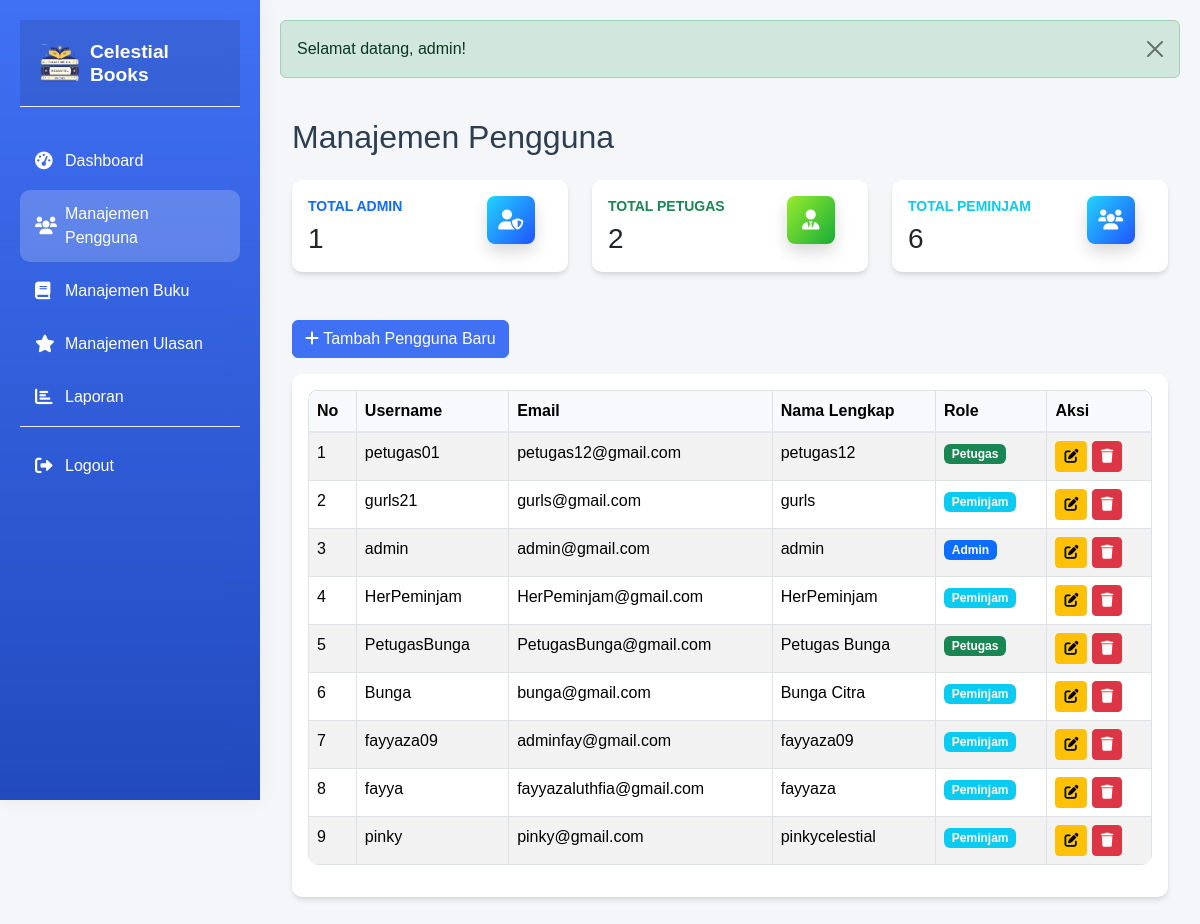
The app's page /modules/admin/users/index.php (signed in) with its own data.
### tables this page shows
CREATE TABLE `users` (
  `id` int(11) NOT NULL,
  `username` varchar(255) NOT NULL,
  `email` varchar(255) NOT NULL,
  `password` varchar(255) NOT NULL,
  `nama_lengkap` varchar(255) NOT NULL,
  `alamat` text DEFAULT NULL,
  `no_telepon` varchar(15) DEFAULT NULL,
  `role` enum('admin','petugas','peminjam') NOT NULL,
  `created_at` timestamp NOT NULL DEFAULT current_timestamp(),
  `updated_at` timestamp NOT NULL DEFAULT current_timestamp() ON UPDATE current_timestamp(),
  `reset_token` varchar(64) DEFAULT NULL,
  `reset_expires` datetime DEFAULT NULL
);

### modules/admin/users/index.php (the view, shortened to what this page needs)
<?php
$database = new Database();
$conn = $database->getConnection();
$query = "SELECT * FROM users ORDER BY created_at DESC";
$stmt = $conn->prepare($query);
$stmt->execute();
$users = $stmt->fetchAll(PDO::FETCH_ASSOC);
$admin_count = 0;
$petugas_count = 0;
$peminjam_count = 0;
foreach ($users as $user) {
    switch ($user['role']) {
        case 'admin':
            $admin_count++;
            break;
        case 'petugas':
            $petugas_count++;
            break;
        case 'peminjam':
            $peminjam_count++;
            break;
    }
}
?>
<?php include('../../../includes/header.php'); ?>
<div class="container-fluid py-4">
    <div class="row mb-4">
        <div class="col-md-12">
            <h2 class="mb-4">Manajemen Pengguna</h2>
            <div class="row">
                <div class="col-xl-4 col-sm-6 mb-4">
                    <div class="card">
                        <div class="card-body p-3">
                            <div class="row">
                                <div class="col-8">
                                    <div class="numbers">
                                        <p class="text-sm mb-0 text-uppercase font-weight-bold text-primary">Total Admin</p>
                                        <h5 class="font-weight-bolder mb-0">
                                            <?php echo $admin_count; ?>
                                        </h5>
                                    </div>
                                </div>
                                <div class="col-4 text-end">
                                    <div class="icon icon-shape bg-gradient-primary shadow text-center border-radius-md">
                                        <i class="fas fa-user-shield text-lg opacity-10" aria-hidden="true"></i>
                                    </div>
                                </div>
                            </div>
                        </div>
                    </div>
                </div>
                <div class="col-xl-4 col-sm-6 mb-4">
                    <div class="card">
                        <div class="card-body p-3">
                            <div class="row">
                                <div class="col-8">
                                    <div class="numbers">
                                        <p class="text-sm mb-0 text-uppercase font-weight-bold text-success">Total Petugas</p>
                                        <h5 class="font-weight-bolder mb-0">
                                            <?php echo $petugas_count; ?>
                                        </h5>
                                    </div>
                                </div>
                                <div class="col-4 text-end">
                                    <div class="icon icon-shape bg-gradient-success shadow text-center border-radius-md">
                                        <i class="fas fa-user-tie text-lg opacity-10" aria-hidden="true"></i>
                                    </div>
                                </div>
                            </div>
                        </div>
                    </div>
                </div>
                <div class="col-xl-4 col-sm-6 mb-4">
                    <div class="card">
                        <div class="card-body p-3">
                            <div class="row">
                                <div class="col-8">
                                    <div class="numbers">
                                        <p class="text-sm mb-0 text-uppercase font-weight-bold text-info">Total Peminjam</p>
                                        <h5 class="font-weight-bolder mb-0">
                                            <?php echo $peminjam_count; ?>
                                        </h5>
                                    </div>
                                </div>
                                <div class="col-4 text-end">
                                    <div class="icon icon-shape bg-gradient-info shadow text-center border-radius-md">
                                        <i class="fas fa-users text-lg opacity-10" aria-hidden="true"></i>
                                    </div>
                                </div>
                            </div>
                        </div>
                    </div>
                </div>
            </div>
        </div>
    </div>
    <div class="mb-3">
        <a href="create.php" class="btn btn-primary">
            <i class="fas fa-plus"></i> Tambah Pengguna Baru
        </a>
    </div>
    <div class="card">
        <div class="card-body">
            <div class="table-responsive">
                <table class="table table-bordered table-striped">
                    <thead>
                        <tr>
                            <th>No</th>
                            <th>Username</th>
                            <th>Email</th>
                            <th>Nama Lengkap</th>
                            <th>Role</th>
                            <th>Aksi</th>
                        </tr>
                    </thead>
                    <tbody>
                        <?php $no = 1;
                        foreach ($users as $user): ?>
                            <tr>
                                <td><?php echo $no++; ?></td>
                                <td><?php echo htmlspecialchars($user['username']); ?></td>
                                <td><?php echo htmlspecialchars($user['email']); ?></td>
                                <td><?php echo htmlspecialchars($user['nama_lengkap']); ?></td>
                                <td>
                                    <span class="badge <?php
                                                    echo $user['role'] === 'admin' ? 'bg-primary' : ($user['role'] === 'petugas' ? 'bg-success' : 'bg-info');
                                                    ?>">
                                        <?php echo ucfirst($user['role']); ?>
                                    </span>
                                </td>
                                <td>
                                    <a href="edit.php?id=<?php echo $user['id']; ?>" class="btn btn-sm btn-warning">
                                        <i class="fas fa-edit"></i>
                                    </a>
                                    <button type="button" class="btn btn-sm btn-danger" onclick="confirmDelete(<?php echo $user['id']; ?>)">
                                        <i class="fas fa-trash"></i>
                                    </button>
                                </td>
                            </tr>
                        <?php endforeach; ?>
                    </tbody>
                </table>
            </div>
        </div>
    </div>
</div>
<?php include('../../../includes/footer.php'); ?>

### assets/css/style.css (style rules this page uses)
:root { --primary-color: #4070f4; --secondary-color: #0c134f; --success-color: #1cc88a; --info-color: #36b9cc; --warning-color: #f6c23e; --danger-color: #e74a3b; --white-color: #ffffff; --light-color: #f8f9fc; --dark-color: #5a5c69; --text-color: #333333; --text-light: #7f8c8d; --text-dark: #2c3e50; --sidebar-width: 260px; --header-height: 60px; --transition-speed: 0.3s; }
body { font-family: 'Nunito', sans-serif; background-color: #f5f6fa; color: var(--text-dark); }
.card { border: none; border-radius: 10px; box-shadow: 0 0.15rem 1.75rem 0 rgba(58, 59, 69, 0.15); transition: transform 0.3s ease; background-color: var(--white-color); }
.btn-primary { background-color: var(--primary-color); border-color: var(--primary-color); }
.table { background-color: var(--white-color); border-radius: 10px; overflow: hidden; }
.table thead { background-color: var(--primary-color); color: var(--white-color); }
.table thead th { background-color: var(--light-color); border-bottom: 2px solid #e3e6f0; }

### modules/admin/users/index.php (style rules this page uses)
.icon-shape { width: 48px; height: 48px; background-position: center; border-radius: 0.75rem; display: flex; align-items: center; justify-content: center; }
.bg-gradient-primary { background: linear-gradient(310deg, #2152ff, #21d4fd); }
.bg-gradient-success { background: linear-gradient(310deg, #17ad37, #98ec2d); }
.bg-gradient-info { background: linear-gradient(310deg, #2152ff, #21d4fd); }
.border-radius-md { border-radius: 0.5rem; }
.icon i { color: white; }
.card { box-shadow: 0 4px 6px -1px rgba(0, 0, 0, 0.1), 0 2px 4px -1px rgba(0, 0, 0, 0.06); transition: all 0.3s ease; border: none; }
.numbers p { font-size: 14px; margin-bottom: 0; font-weight: 600; }
.numbers h5 { font-size: 28px; margin-top: 5px; margin-bottom: 0; }
.text-lg { font-size: 1.25rem; }
.opacity-10 { opacity: 1; }

### records on screen
users: username "petugas01", email "petugas12@gmail.com", nama_lengkap "petugas12", role "Petugas"
users: username "gurls21", email "gurls@gmail.com", nama_lengkap "gurls", role "Peminjam"
users: username "admin", email "admin@gmail.com", nama_lengkap "admin", role "Admin"
users: username "HerPeminjam", email "HerPeminjam@gmail.com", nama_lengkap "HerPeminjam", role "Peminjam"
users: username "PetugasBunga", email "PetugasBunga@gmail.com", nama_lengkap "Petugas Bunga", role "Petugas"
users: username "Bunga", email "bunga@gmail.com", nama_lengkap "Bunga Citra", role "Peminjam"
users: username "fayyaza09", email "adminfay@gmail.com", nama_lengkap "fayyaza09", role "Peminjam"
users: username "fayya", email "fayyazaluthfia@gmail.com", nama_lengkap "fayyaza", role "Peminjam"
users: username "pinky", email "pinky@gmail.com", nama_lengkap "pinkycelestial", role "Peminjam"

### other values on screen
APP_NAME "Celestial Books"
$alert['message'] "Selamat datang, admin!"
$admin_count "1"
$petugas_count "2"
$peminjam_count "6"
